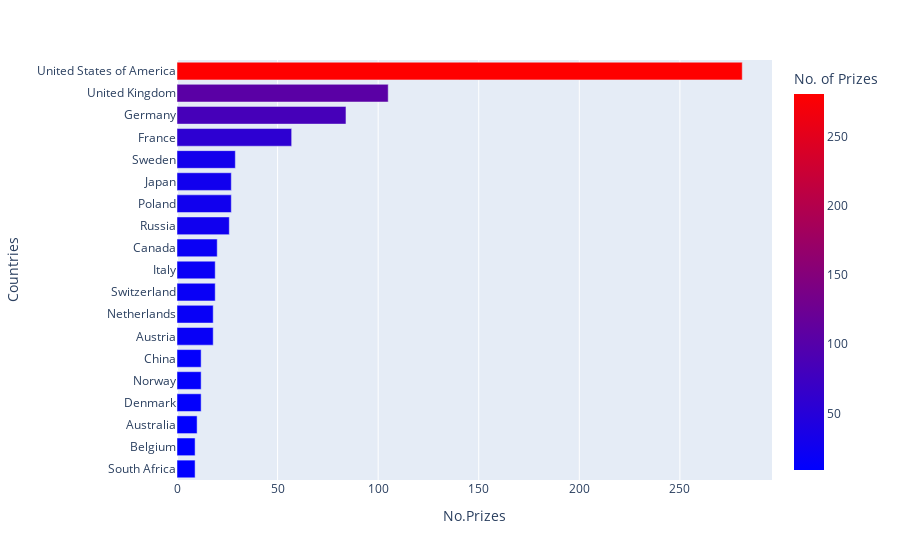

Notebook source saved alongside this figure:
### Markdown cell above
### Making the Plotly Bar Chart for the Representation

### Code cell
top_20_countries = df_data["birth_country_current"].value_counts()
top_20_countries = top_20_countries.reset_index()
top_20_countries.head()

# Setting Coordinates:
DF = top_20_countries[:19]
XCOR = "count"
YCOR = "birth_country_current"

# Setting Labels:
TITLE = "Nobel Winning Countries"
XLABEL = "No.Prizes"
YLABEL = "Countries"

# Plotting Graph
bar = px.bar(
    data_frame=DF,
    x=XCOR,
    y=YCOR,
    color=XCOR,
    color_continuous_scale=px.colors.sequential.Bluered,
)

# Updating layout:
bar.update_layout(
    xaxis_title=XLABEL,
    yaxis_title=YLABEL,
    coloraxis_colorbar=dict(title="No. of Prizes"),
    yaxis=dict({"categoryorder": "total ascending"}),
)

bar.show()

### Figure 1 — Plotly figure (JSON) as saved in the notebook; plotly's stock layout.template omitted (floating-point values rounded to 4 significant figures)
{"data": [{"alignmentgroup": "True", "hovertemplate": "count=%{marker.color}<br>birth_country_current=%{y}<extra></extra>", "legendgroup": "", "marker": {"color": [281, 105, 84, 57, 29, 27, 27, 26, 20, 19, 19, 18, 18, 12, 12, 12, 10, 9, 9], "coloraxis": "coloraxis", "pattern": {"shape": ""}}, "name": "", "offsetgroup": "", "orientation": "h", "showlegend": false, "textposition": "auto", "type": "bar", "x": [281, 105, 84, 57, 29, 27, 27, 26, 20, 19, 19, 18, 18, 12, 12, 12, 10, 9, 9], "xaxis": "x", "y": ["United States of America", "United Kingdom", "Germany", "France", "Sweden", "Poland", "Japan", "Russia", "Canada", "Switzerland", "Italy", "Austria", "Netherlands", "Denmark", "Norway", "China", "Australia", "South Africa", "Belgium"], "yaxis": "y"}], "layout": {"barmode": "relative", "coloraxis": {"colorbar": {"title": {"text": "No. of Prizes"}}, "colorscale": [[0, "rgb(0,0,255)"], [1, "rgb(255,0,0)"]]}, "legend": {"tracegroupgap": 0}, "margin": {"t": 60}, "xaxis": {"anchor": "y", "domain": [0, 1], "title": {"text": "No.Prizes"}}, "yaxis": {"anchor": "x", "categoryorder": "total ascending", "domain": [0, 1], "title": {"text": "Countries"}}}}
